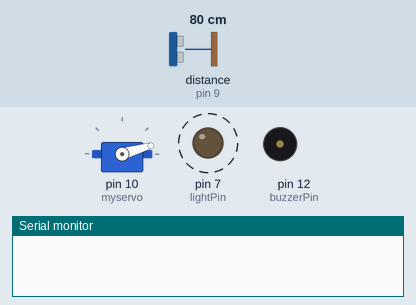
Recording of a sketch running on a simulated Arduino Uno, built with avr-gcc and run on an emulated ATmega328P. On the bench: servo, output pins drawn as LEDs (lit = HIGH), buzzer (waves = sounding, pin HIGH), the last lines printed to the serial monitor. Wiring (inferred from the names in the program): ultrasonic range finder: trigger pin 8; echo pin 9. Dashed ring = blinking. The inputs (shaded band) are chosen by the test bench; at power-on: distance to the obstacle (sensor on pin 9) 80 cm. The echo pulse lasts 58.3 µs per cm; pins used as bus, display or sensor lines are not drawn.

Above: at 1.2 s.
1.3 s: distance to the obstacle (sensor on pin 9) set to 2 cm
4.3 s: distance to the obstacle (sensor on pin 9) set to 120 cm
At 4.9 s:
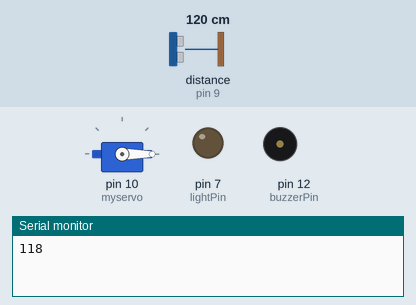
6.4 s: distance to the obstacle (sensor on pin 9) set to 107 cm
7.9 s: distance to the obstacle (sensor on pin 9) set to 98 cm
At 8.15 s:
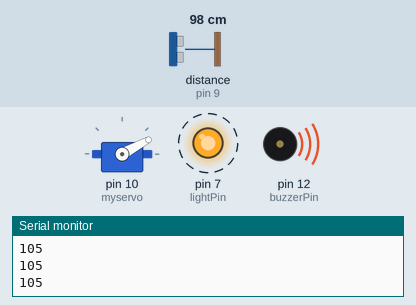
10.9 s: distance to the obstacle (sensor on pin 9) set to 4 cm
13.9 s: distance to the obstacle (sensor on pin 9) set to 9 cm
Timing chart, 0 to 64.4 s (numbered marks = the images above; inputs shaded):
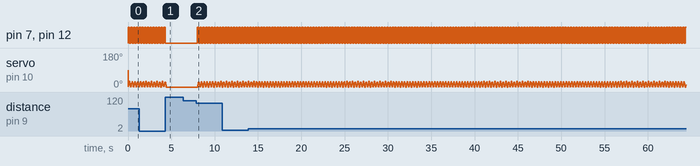

Measured:
- the behaviour switches between 103 and 102 cm on distance to the obstacle (sensor on pin 9) (found by bisection; images 1 and 2)
- after the input at 4.3 s, pin 7 (lightPin), pin 12 (buzzerPin): stops changing and stays LOW; servo on pin 10 (myservo): goes on until 4.4 s, then stays 0°
- by itself, pin 7 (lightPin), pin 12 (buzzerPin): alternates HIGH for 0.16 s and LOW for 0.16 s

The sketch:

Door_Alarm.ino
```cpp
#include <Servo.h>

Servo myservo;  // create servo object to control a servo

int pos = 0;    // variable to store the servo position

 // setting the pin numbers are integers so that I don't have to remember them later
const int trigPin = 8;
const int echoPin = 9;
const int lightPin = 7;
const int buzzerPin = 12;

void setup() {
  myservo.attach(10);

  pinMode(lightPin, OUTPUT); //setting the light modulation pin as output
  pinMode(buzzerPin, OUTPUT); //setting the buzzer pin as output
  pinMode(trigPin, OUTPUT);
  pinMode(echoPin, INPUT);
  Serial.begin(9600);
}
void loop() {
  int dist;

  dist = find_Distance();

  if (dist > 100) { //says if there is no one at the door, just print the distance in the serial monitor
    Serial.println(dist);
    delay(500);

  }

  else if (dist <= 100) { //says if someone is at the door, start shaking the head, blinking the lights, and sound the alarm
    for (pos = 0; pos <= 30; pos += 1) {
      digitalWrite(lightPin, HIGH);
      digitalWrite(buzzerPin, HIGH);
      myservo.write(pos);
      delay(5);
    }
    for (pos = 30; pos >= 0; pos -= 1) {
      digitalWrite(lightPin, LOW);
      digitalWrite(buzzerPin, LOW);
      myservo.write(pos);
      delay(5);
    }
  }
}

//function to measure the distance
int find_Distance(){

  int distance;
  long duration;

  digitalWrite(trigPin, LOW);
  delayMicroseconds(2);
  digitalWrite(trigPin, HIGH);
  delayMicroseconds(10);
  digitalWrite(trigPin, LOW);

  duration = pulseIn(echoPin, HIGH);
  distance = duration*0.034/2;

  return distance;
}
```
